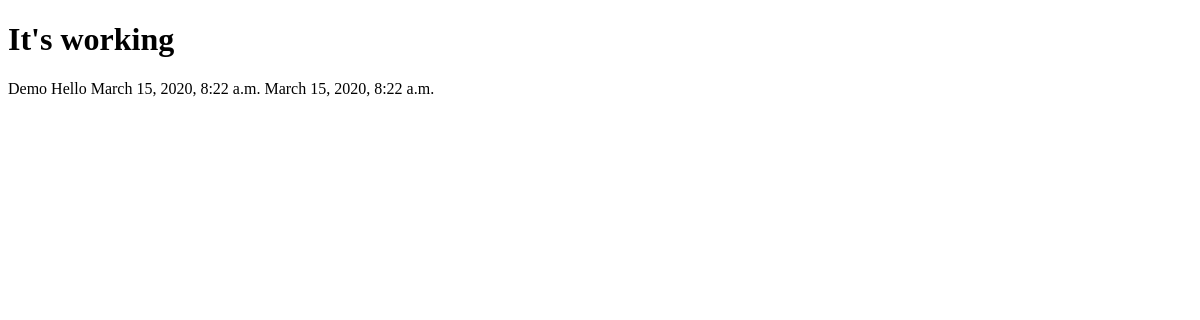
Before: /post/5/ with the older database file.
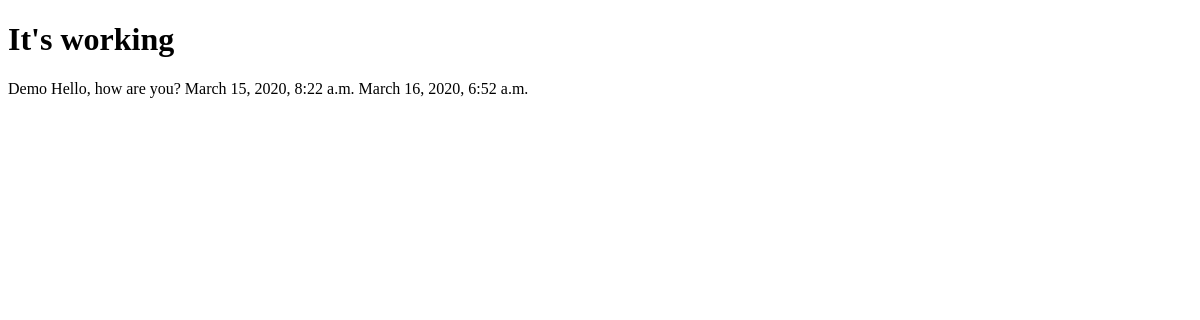
After: the same page with the newer database file.
### posts/models.py (models this page shows, shortened)
class Post(models.Model):
    title = models.CharField(max_length=120)
    content = models.TextField()
    timestamp = models.DateTimeField(auto_now=False, auto_now_add=True)
    last_updated = models.DateTimeField(auto_now=True, auto_now_add=False)
    """
        the above method is better then using {% url <url path> %}
        (vid ref 19 try django 1.9)
    """

### posts/views.py (the view)
# urls.py: path('<int:id>/', views.post_details, name='detail'),
def post_details(request, id):
    post = get_object_or_404(Post, id=id)
    return render(request,'posts/details.html', {"post": post})

### templates/posts/details.html
{% extends 'base.html' %}
{% block content %}
    <h1>It's working </h1>
        <p>
            {{ post.title }}
            {{ post.content }}
            {{ post.timestamp }}
            {{ post.last_updated }}
        </p>
{% endblock content %}

Changed rows visible on the page:
changed Post "Demo": content "Hello" → "Hello, how are you?"; last_updated "March 15, 2020, 8:22 a.m." → "March 16, 2020, 6:52 a.m."
